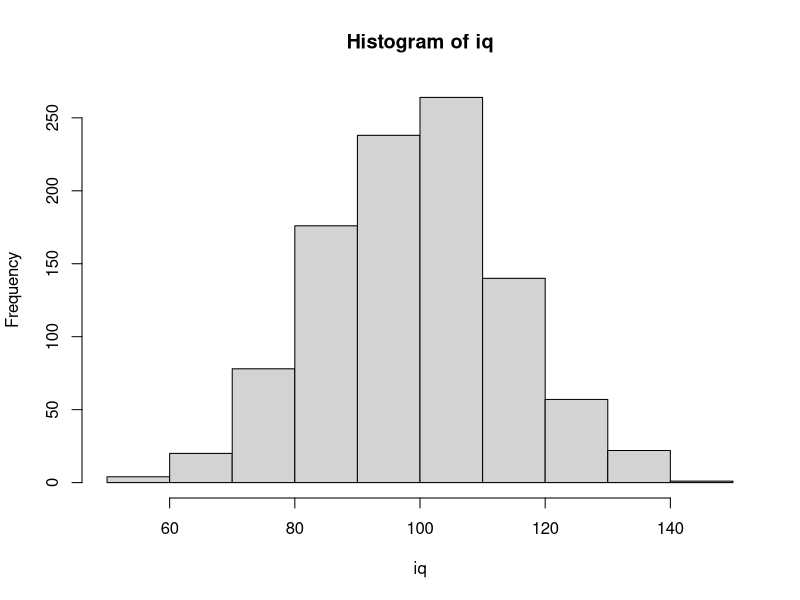
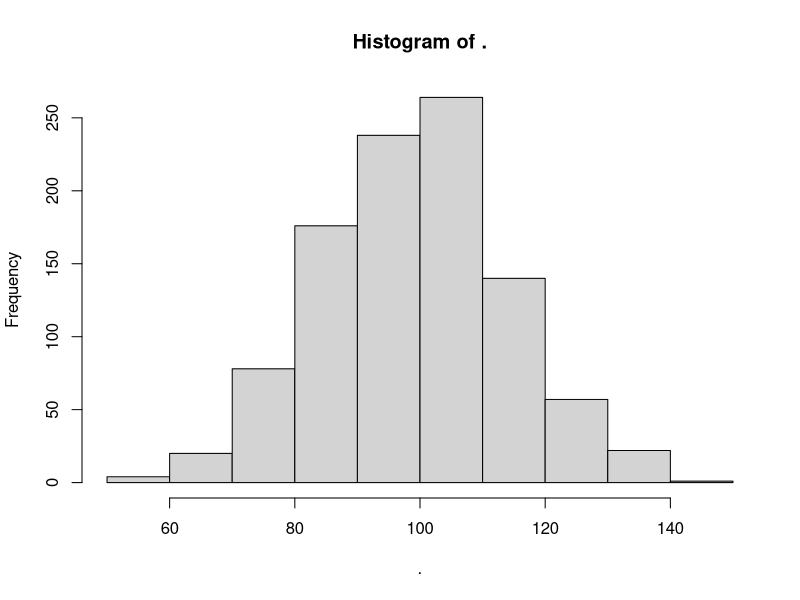
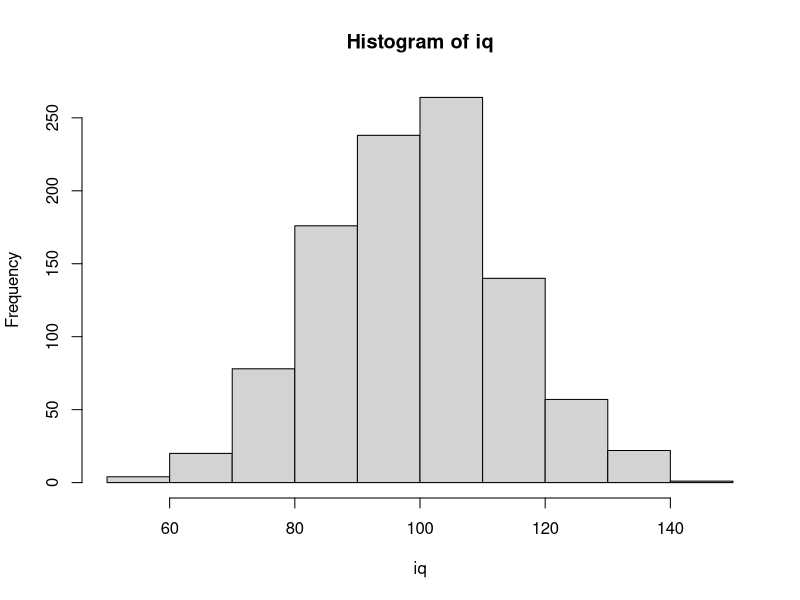
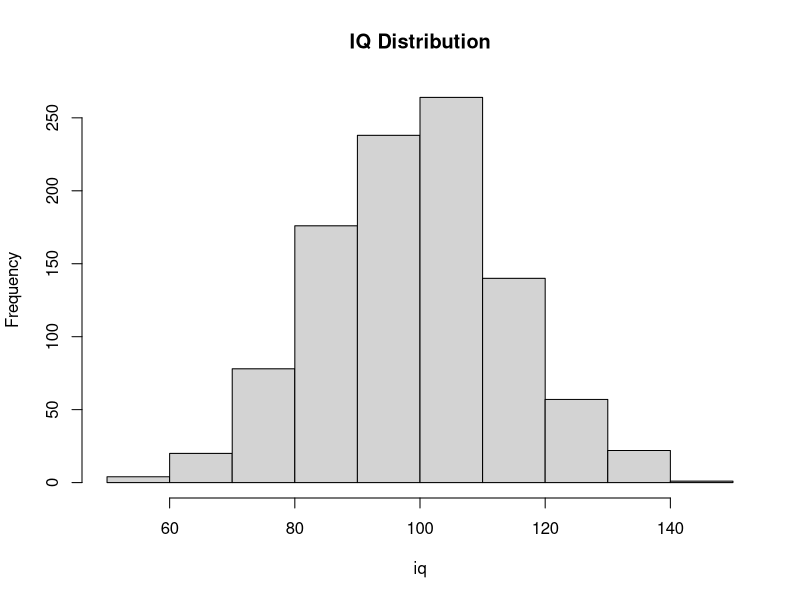

The R script that drew these images, in order: (Note: this script raises an error after producing the figures.)
## ---- chunk 1
# secret functions
# source(here::here("r", "src", "color_format_text.R"))
## ---- chunk 2

## ---- chunk 3
#| label: load-packages
#| include: false

#library()
#source(here::here("r", "my_functions.R"))
#source(here::here("r", "functions", "view_html.R"))
R.utils::sourceDirectory(here::here("src", "functions"))
## ---- chunk 4
numeric_vector <- c(23, 22, 35)
## ---- chunk 5
numeric_vector
## ---- chunk 6
character_vector <- c("Salle", "Jane", "Beavis")

character_vector
## ---- chunk 7
quote_num_vector <- c("23", "22", "35")

quote_num_vector
## ---- chunk 8
num_char_vector <- c(23, "22", "35")

num_char_vector
## ---- chunk 9
c(23, 22, 35, "30")
## ---- chunk 10
iq <- rnorm(n = 1000, mean = 100, sd = 15)  
## ---- chunk 11
iq <- rnorm(1000, 100, 15)      
## ---- chunk 12
head(iq)                        
## ---- chunk 13
head(iq, n = 10)
## ---- chunk 14
c("F", "F", "F", "F", "F") 
## ---- chunk 15
rep("F",  times = 5)         # replicate object 5 times
## ---- chunk 16
rep( c("F", "M"), 5)         # replicate c() vector 5 times
## ---- chunk 17
sex_levels <- c("F", "M")    # assign a two-element character vector

rep(sex_levels, 5)           # replicate c() vector 5 times
## ---- chunk 18
sex <- c(rep("F", 500), rep("M", 500))
## ---- chunk 19
head(sex)
## ---- chunk 20
tail(sex)
## ---- chunk 21
f <- rep("F", 500)
m <- rep("M", 500)
## ---- chunk 22
sex <- c(f, m)               # assign the character vectors to the sex vector
## ---- chunk 23
head(sex)
## ---- chunk 24
seq(from = 1, to = 10)       
## ---- chunk 25
seq(1, to = 10)
## ---- chunk 26
seq(1, 10) 
## ---- chunk 27
seq(2, 10, by = 2)           # FROM 2 TO 10 BY 2s, dropping from and to arguments
## ---- chunk 28
id <- seq(1, 1000)            # assign a sequence of 1 to 1000 to a vector named id
## ---- chunk 29
head(id)
## ---- chunk 30
length(sex)                # length will return the length of the vector, including NAs
## ---- chunk 31
id <- seq(from = 1, 
          to = length(sex)
          )  
## ---- chunk 32
head(id)
## ---- chunk 33
is.double(iq)        # is it a double precision/floating point? 


is.numeric(iq)       # is it a set of numeric values?


is.character(iq)     # is it a set of characters?


is.integer(iq)       # is it a set of integer values?
## ---- chunk 34
iq <- as.integer(iq)
## ---- chunk 35
head(iq)
## ---- chunk 36
iq <- as.character(iq)                # make is a character vector  
## ---- chunk 37
head(iq)               
## ---- chunk 38
iq <- as.integer(iq)  
## ---- chunk 39
head(iq)
## ---- chunk 40
iq <- as.integer(rnorm(1000, 100, 15))                 # create initially by wrapping as.integer() around rnorm()
## ---- chunk 41
library(magrittr)
## ---- chunk 42
iq <- rnorm(1000, 100, 15)        # create the random normal dist
## ---- chunk 43
is.integer(iq)
## ---- chunk 44
iq <- rnorm(1000, 100, 15) %>%    # create the random normal dist
    as.integer()                  # pipe to make integer
## ---- chunk 45
iq <- rnorm(1000, 100, 15) |>     # create the random normal dist
    as.integer()                  # pipe to make integer
## ---- chunk 46
head(iq)
## ---- chunk 47
hist(iq)
## ---- chunk 48
iq %>% hist()
## ---- chunk 49
iq |> hist()
## ---- chunk 50
iq |> hist(main = "IQ Distribution")   
## ---- chunk 51
temp_sex <- c("M", "m", "F", "f", NA)
## ---- chunk 52
temp_sex == "M"
## ---- chunk 53
ifelse(temp_sex == "M", 0, 1)
## ---- chunk 54
ifelse(sex == "M", 0, 1) |>
  head()
## ---- chunk 55
dplyr::case_when(
  temp_sex == "M" ~ 0,
  temp_sex == "F" ~ 1
  ) 
## ---- chunk 56
dplyr::case_when(
  toupper(temp_sex) == "M" ~ 0,
  toupper(temp_sex) == "F" ~ 1
  ) 
## ---- chunk 57
library(stringr)            # load the library first

dplyr::case_when(
  str_to_upper(temp_sex) == "M" ~ 0,
  str_to_upper(temp_sex) == "F" ~ 1
  ) 
## ---- chunk 58
dplyr::case_when(
  temp_sex == "m" ~ "Young Men",
  temp_sex == "M" ~ "Old Men",
  temp_sex == "f" ~ "Young Women",
  temp_sex == "F" ~ "Old Women",
  ) 
## ---- chunk 59
temp_sex
## ---- chunk 60
temp_sex <- dplyr::case_when(
  temp_sex == "m" ~ "Young Men",
  temp_sex == "M" ~ "Old Men",
  temp_sex == "f" ~ "Young Women",
  temp_sex == "F" ~ "Old Women",
  ) 
## ---- chunk 61
temp_sex
## ---- chunk 62
iq[] |> head()          
## ---- chunk 63
iq[1000]            
## ---- chunk 64
iq[1001]      
## ---- chunk 65
iq[1:5]
## ---- chunk 66
iq[100:105]
## ---- chunk 67
iq[c(100,105)]
## ---- chunk 68
iq[c(1:5, 100, 105)]
## ---- chunk 69
sort(iq) |> head()
## ---- chunk 70
sort(iq, decreasing = T) |> head()  
## ---- chunk 71
iq_backup <- iq
## ---- chunk 72
iq[c(1,52, 99, 108)]
## ---- chunk 73
iq[c(1,52, 99, 108)] <- NA
## ---- chunk 74
iq[c(1,52, 99, 108)]
## ---- chunk 75
iq <- iq_backup
## ---- chunk 76
rm(iq_backup)          
## ---- chunk 77
DF <- data.frame(id, sex, iq)      
## ---- chunk 78
head(DF)                           
## ---- chunk 79
DF <- data.frame(Id = id, Sex = sex, Iq = iq)  
## ---- chunk 80
names(DF)
## ---- chunk 81
length(names(DF))
## ---- chunk 82
names(DF) <- c("Id", "Sex", "Iq")
## ---- chunk 83
names(DF) 
## ---- chunk 84
is.data.frame(DF)
## ---- chunk 85
matrix_aint_no_dataframe <- matrix(1:12, nrow = 4, ncol = 3)   
## ---- chunk 86
is.data.frame(matrix_aint_no_dataframe)       
## ---- chunk 87
as.data.frame(matrix_aint_no_dataframe) 
## ---- chunk 88
matrix_aint_no_dataframe                
## ---- chunk 89
DF_was_a_matrix <- as.data.frame(matrix_aint_no_dataframe)  
## ---- chunk 90
is.data.frame(DF_was_a_matrix)
## ---- chunk 91
dim(DF)   
## ---- chunk 92
dim(DF)[1] 
## ---- chunk 93
dim(DF)[2] 
## ---- chunk 94
str(DF)
## ---- chunk 95
dplyr::glimpse(DF)
## ---- chunk 96
head(DF)  
## ---- chunk 97
tail(DF)  
## ---- chunk 98
names(DF)
## ---- chunk 99
colnames(DF)
## ---- chunk 100
library(dplyr)
## ---- chunk 101
DF |> 
  relocate("Sex", 
           .after = "Id"
           ) |>                        # then pass to head()
  head()
## ---- chunk 102
DF |> 
  relocate("Sex", 
           .after = last_col()
           ) |>
  head()
## ---- chunk 103
DF |> 
  dplyr::relocate("Sex", 
                  .before = "Id"
                  ) |>          
  head()
## ---- chunk 104
DF |>
  relocate(where(is.numeric)) |>
  head() 
## ---- chunk 105
DF |>
  relocate(where(is.numeric), 
           .after = where(is.character)
           ) |>
  head()
## ---- chunk 106
head(DF$Iq)
## ---- chunk 107
iq[1000]
## ---- chunk 108
DF$Iq[1000]    
## ---- chunk 109
DF$Iq[1:5]
## ---- chunk 110
DF[,] |> head()            # All rows and all columns -- same as DF or DF[]
## ---- chunk 111
DF[1000, 3]      # the 1000th row, 3rd column (see above for str() or dim() )
## ---- chunk 112
DF[, "Iq"] |> head()
## ---- chunk 113
DF[1000, "Iq"]     
## ---- chunk 114
c("Sex", "Iq")
## ---- chunk 115
DF[1:10, c("Sex", "Iq") ]
## ---- chunk 116
DF$New <- "2021"
## ---- chunk 117
head(DF$New)
## ---- chunk 118
DF$New2 <- 2021       
## ---- chunk 119
head(DF$New2)
## ---- chunk 120
DF[, "New"] <- "2021"


head(DF$New)
## ---- chunk 121
DF[, "New2"] <- 2021   


head(DF$New)
## ---- chunk 122
names(DF)    # returns the names of DF. New and New2 are there
## ---- chunk 123
DF$New <- 1  # or DF[, "New] <- 1
## ---- chunk 124
head(DF$New)
## ---- chunk 125
names(DF)    # New looks like position 4
## ---- chunk 126
names(DF)[4] 
## ---- chunk 127
names(DF)[4] <- "NewName"
## ---- chunk 128
names(DF)    
## ---- chunk 129
DF$NewName2 <- DF$NewName  
## ---- chunk 130
names(DF) 
## ---- chunk 131
DF[, c("Id", "Sex", "Iq", "NewName2") ] |> head()     
## ---- chunk 132
DF <- DF[, c("Id", "Sex", "Iq", "NewName2") ] 
## ---- chunk 133
names(DF)     
## ---- chunk 134
levels(DF$Sex)     # list levels of variable in DF. Retuns NULL if it's not a factor


head(DF$Sex)
## ---- chunk 135
is.factor(DF$Sex)  # nope
## ---- chunk 136
DF$Sex <- as.factor(DF$Sex) 



is.factor(DF$Sex) # Now it is



head(DF$Sex)      # looks different



levels(DF$Sex)    # Has 2 levels
## ---- chunk 137
head(DF)
## ---- chunk 138
str(DF)
## ---- chunk 139
DF |>
  dplyr::mutate(Sex_f = as.factor(Sex),          # convert the character to a factor 
                New_var1 = 0,                    # set to some constant 
                New_var2 = Iq/2,                 # using math
                New_var3 = dplyr::case_when(     # conditional...
                  Iq <= 80 ~ 1,
                  Iq > 80 & Iq <= 115 ~ 2,
                  Iq > 115 ~ 3, 
                ),
                New_var4 = "Exp 1",              # a constant character
                New_var5 = dplyr::ntile(Iq, 5)   # quintiles based on specific variable
  ) |> 
  dplyr::mutate(
    New_var4 = paste(New_var4, "*", sep = "")    # mutate() to change a variable too
  ) |>
  dplyr::rename( Pid = Id) |>                 # then rename Id to Pid
  head()
## ---- chunk 140
DF |>
  # across variables in character vector
  mutate( across(.cols = c("Iq"),                    # take the Iq col
                 .fns = scale,                       # scale function
                 .names = "z_{.col}")                # to new name 'z_' + 'Iq'
          ) |>   
  
  # across variables with character match starting with
  mutate( across(starts_with("Iq"), 
                 scale, 
                 .names = "zIq_{.col}")
          ) |>
  
  # across variable with characters contained in 
  mutate( across(contains("i"), 
                 scale, 
                 .names = "zi_{.col}")
          ) |>
  
  # across all numeric types
  mutate( across(where(is.numeric), 
                 scale, 
                 .names = "znum_{.col}")
          ) |>
  head()
## ---- chunk 141
DF |>
  select_if(is.numeric) |>                   # if type function
  select(-c("Id", "NewName2")) |>            # select out
  mutate_all(~scale(.x)) |>
  head()
## ---- chunk 142
DF |>
  select(where(is.numeric)) |>               # where there are numerics
  select(-c("Id", "NewName2")) |>            # select out
  mutate_all(~scale(.)) |>
  head()
## ---- chunk 143
DF |>
  arrange(Iq) |>
  head()
## ---- chunk 144
DF |>
  arrange( desc(Iq)) |>
  head()

DF |>
  arrange( desc(Sex)) |>
  head()
## ---- chunk 145
DF |>
  arrange( Sex, Iq) |>
  view_html( show = 10)
## ---- chunk 146
DF |>
  arrange(across(contains("Se"))) |>    
  view_html(show = 10)
## ---- chunk 147
DF |>
  arrange(!!! rlang::syms(c("Sex", "Iq"))) |>
  view_html( show = 10)
## ---- chunk 148
vars <- c("Sex", "Iq")

DF |> 
  arrange(!!! rlang::syms(vars)) |>
  view_html( show = 10)
## ---- chunk 149
DF |>
  arrange_at(vars) |>
  view_html(show = 10)
## ---- chunk 150
DF |>
  mutate(complete_all = complete.cases(across(everything()))) |>        # across all variables
  mutate(complete_i   = complete.cases(across(contains("i")))) |>       # those containing
  mutate(complete_num = complete.cases(across(where(is.numeric)))) |>   # those numeric
  head()
## ---- chunk 151
sessionInfo()
